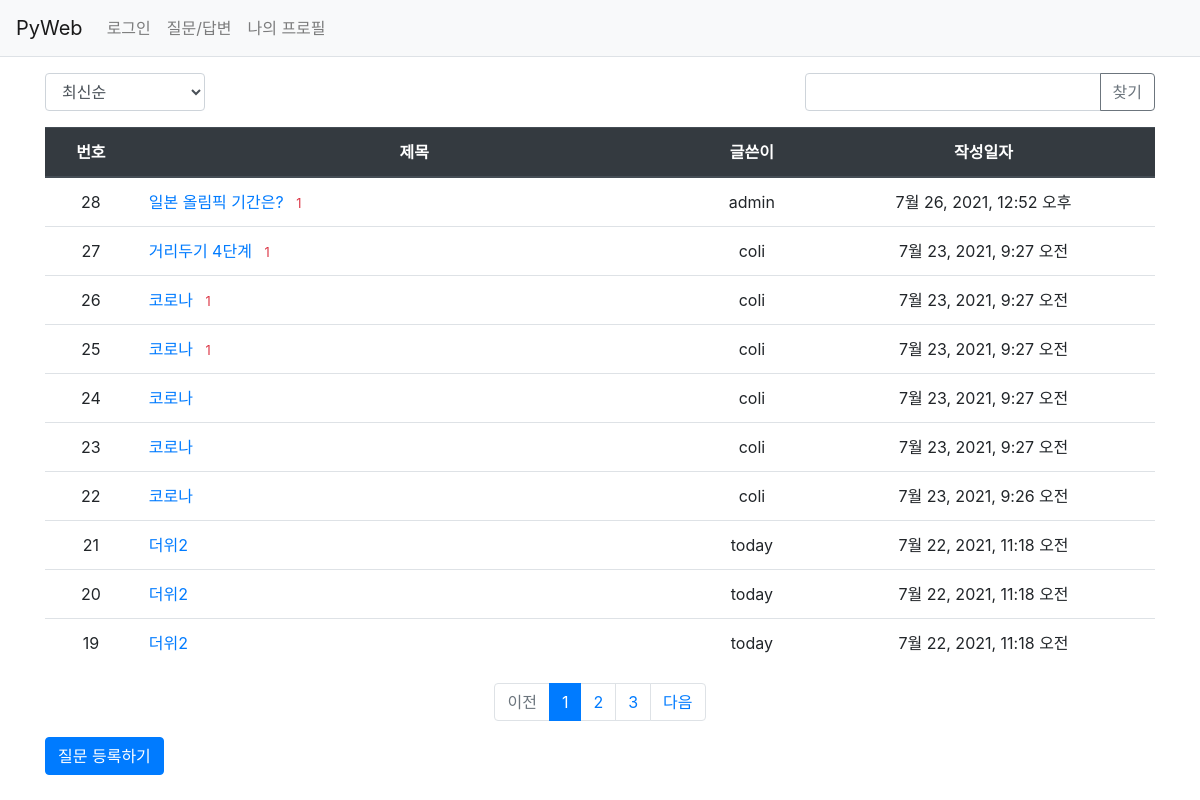
The app's page /pybo/board/ with its own data.
### pybo/models.py (models this page shows, shortened)
class Question(models.Model):
    author = models.ForeignKey(User, on_delete=models.CASCADE,
                               related_name='author_question')
    subject = models.CharField(max_length=200)
    content = models.TextField()
    create_date = models.DateTimeField()
    modify_date = models.DateTimeField(null=True, blank=True)
    voter = models.ManyToManyField(User, related_name='voter_question')

### pybo/views/base_views.py (the view, shortened to what this page needs)
# urls.py: path('board/', base_views.board, name='board'),
def board(request):
    page = request.GET.get('page', '1')  # 페이지
    kw = request.GET.get('kw', '')       # 검색어
    so = request.GET.get('so', 'recent') # 정렬 기준
    if so == 'recommend':
        question_list = Question.objects.annotate( #num_voter : 임시 필드
            num_voter=Count('voter')).order_by('-num_voter', '-create_date')
    elif so == 'popular':
        question_list = Question.objects.annotate( #num_answer : 임시 필드
            num_answer=Count('answer')).order_by('-num_answer', '-create_date')
    else:  # recent
        question_list = Question.objects.order_by('-create_date')
    paginator = Paginator(question_list, 10)
    page_obj = paginator.get_page(page)
    context = {'question_list': page_obj, 'page': page, 'kw': kw, 'so':so}
    return render(request, 'pybo/question_list.html' ,context)

### pybo/templatetags/pybo_filter.py (called while the page is built)
@register.filter
def sub(value, arg):
    return value - arg

### templates/pybo/question_list.html (shortened to what this page needs)
{% extends 'base.html' %}
{% load pybo_filter %}
{% block content %}
<div class="container my-3">
    <div class="row justify-content-between my-3">
        <div class="col-2">
           <select class="form-control so">
               <option value="recent" {% if so == 'recent' %}selected{% endif %}>
                   최신순
               </option>
           </select>
        </div>
        <div class="col-4 input-group">
            <input type="text" class="form-control kw"
                   value="{{ kw|default_if_none:'' }}">
            <div class="input-group-append">
                <button class="btn btn-outline-secondary"
                        type="button" id="btn_search">찾기</button>
            </div>
        </div>
    </div>
    <table class="table">
        <thead>
            <tr class="thead-dark text-center">
                <th>번호</th>
                <th style="width:50%">제목</th>
                <th>글쓴이</th>
                <th>작성일자</th>
            </tr>
        </thead>
        <tbody>
        {% if question_list %}
            {% for question in question_list %}
            <tr class="text-center">
                <td>{{ question_list.paginator.count|sub:question_list.start_index|sub:forloop.counter0|add:1 }}</td>
                <td class="text-left">
                    <a href="{% url 'pybo:detail' question.id %}">
                        {{ question.subject }}
                        {% if question.answer_set.count %}
                        <span class="text-danger small ml-2">
                            {{ question.answer_set.count }}
                        </span>
                        {% endif %}
                    </a>
                </td>
                <td>{{ question.author.username }}</td>
                <td>{{ question.create_date }}</td>
            </tr>
            {% endfor %}
        {% else %}
            <tr>
                <td colspan="3">질문이 없습니다.</td>
            </tr>
        {% endif %}
        </tbody>
    </table>
    <ul class="pagination justify-content-center">
        {% if question_list.has_previous %}
        <div class="page-item">
            <a class="page-link" href="#"
               data-page="{{ question_list.previous_page_number }}">
                이전
            </a>
        </div>
        {% else %}
        <li class="page-item disabled">
            <a class="page-link" tabindex="-1" aria-disabled="true" href="#">
                이전
            </a>
        </li>
        {% endif %}
        {% for page_number in question_list.paginator.page_range %}
            {% if page_number == question_list.number%}
            <li class="page-item active" aria-current="page">
                <a class="page-link" href="#"
                   data-page="{{ page_number }}">
                    {{ page_number }}
                </a>
            </li>
            {% else %}
            <li class="page-item">
                <a class="page-link" href="#"
                   data-page="{{ page_number }}">
                    {{ page_number }}
                </a>
            </li>
            {% endif %}
        {% endfor %}
        {% if question_list.has_next %}
        <div class="page-item">
            <a class="page-link" href="#"
               data-page="{{ question_list.next_page_number }}">
                다음
            </a>
        </div>
        {% else %}
        <li class="page-item disabled">
            <a class="page-link" tabindex="-1" aria-disabled="true" href="#">
                다음
            </a>
        </li>
        {% endif %}
    </ul>
    <a href="{% url 'pybo:question_create' %}" class="btn btn-primary">
        질문 등록하기
    </a>
</div>
{% endblock %}

### records on screen
Question: paginator.count|sub "28", subject "일본 올림픽 기간은?", answer_set.count "1", author.username "admin", create_date "7월 26, 2021, 12:52 오후"
Question: paginator.count|sub "27", subject "거리두기 4단계", answer_set.count "1", author.username "coli", create_date "7월 23, 2021, 9:27 오전"
Question: paginator.count|sub "26", subject "코로나", answer_set.count "1", author.username "coli", create_date "7월 23, 2021, 9:27 오전"
Question: paginator.count|sub "25", subject "코로나", answer_set.count "1", author.username "coli", create_date "7월 23, 2021, 9:27 오전"
Question: paginator.count|sub "24", subject "코로나", author.username "coli", create_date "7월 23, 2021, 9:27 오전"
Question: paginator.count|sub "23", subject "코로나", author.username "coli", create_date "7월 23, 2021, 9:27 오전"
Question: paginator.count|sub "22", subject "코로나", author.username "coli", create_date "7월 23, 2021, 9:26 오전"
Question: paginator.count|sub "21", subject "더위2", author.username "today", create_date "7월 22, 2021, 11:18 오전"
Question: paginator.count|sub "20", subject "더위2", author.username "today", create_date "7월 22, 2021, 11:18 오전"
Question: paginator.count|sub "19", subject "더위2", author.username "today", create_date "7월 22, 2021, 11:18 오전"

### other values on screen
{{ page_number }} "1"
{{ page_number }} "2" "3"
